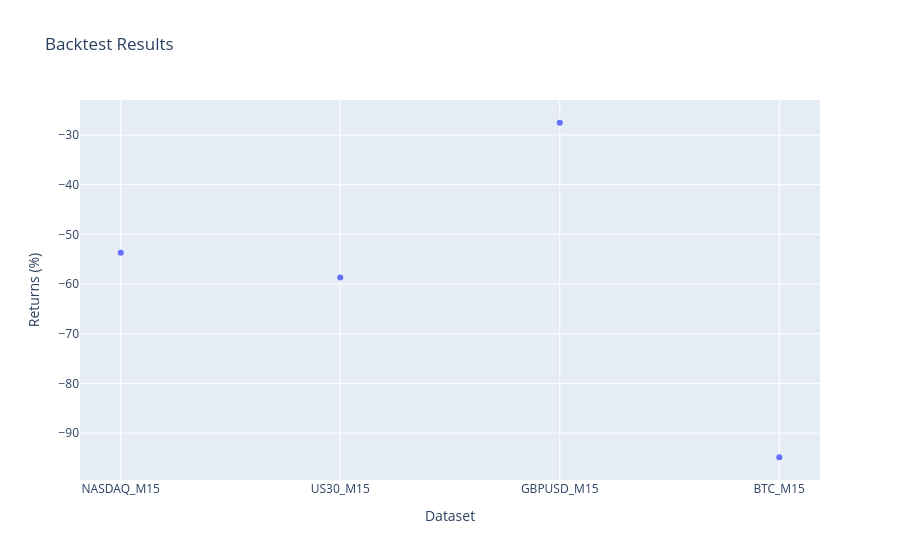

Write notebook code for a chart like this one.
### Code cell
print('working...')
if __name__ == '__main__':
    # Example datasets
    data_paths = {
        "GBPUSD_M15": data_paths["GBPUSD"]["M15"],
        "US30_M15": data_paths["US30"]["M15"],
        "NASDAQ_M15": data_paths["NAS100"]["M15"],
        "BTC_M15": data_paths["BTC"]["M15"],
    }

    start_date = '2024-01-01'
    end_date = '2024-07-01'

    # Load datasets
    data_sets = []
    for label, file_path in data_paths.items():
        df = load_and_prepare_data(file_path, start_date, end_date)
        data_sets.append((df, label))

    # Run multi-threaded backtesting
    results = multi_threaded_backtesting(data_sets, SimpleEngulfingStrategy)

    # Print results
    for label, ret in results.items():
        print(f"{label}: {ret}%")

    # Plot results
    labels = list(results.keys())
    returns = list(results.values())
    fig = px.scatter(x=labels, y=returns, labels={"x": "Dataset", "y": "Returns (%)"}, title="Backtest Results")
    fig.show()

### Figure 1 — Plotly figure (JSON) as saved in the notebook; plotly's stock layout.template omitted (floating-point values rounded to 4 significant figures)
{"data": [{"hovertemplate": "Dataset=%{x}<br>Returns (%)=%{y}<extra></extra>", "legendgroup": "", "marker": {"color": "#636efa", "symbol": "circle"}, "mode": "markers", "name": "", "orientation": "v", "showlegend": false, "type": "scatter", "x": ["NASDAQ_M15", "US30_M15", "GBPUSD_M15", "BTC_M15"], "xaxis": "x", "y": [-53.72, -58.68, -27.52, -94.88], "yaxis": "y"}], "layout": {"legend": {"tracegroupgap": 0}, "title": {"text": "Backtest Results"}, "xaxis": {"anchor": "y", "domain": [0, 1], "title": {"text": "Dataset"}}, "yaxis": {"anchor": "x", "domain": [0, 1], "title": {"text": "Returns (%)"}}}}
